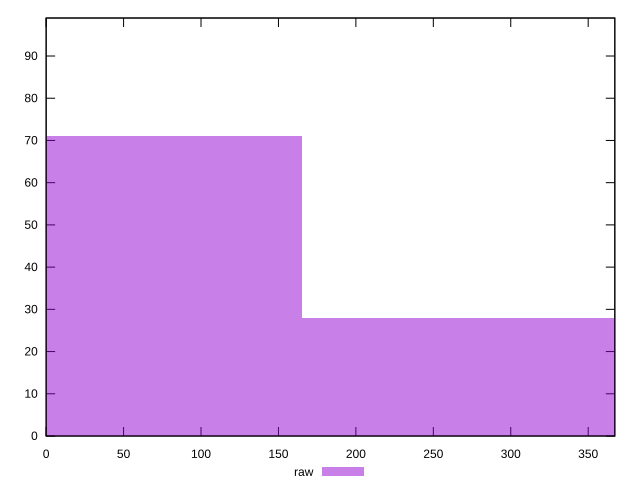

The gnuplot source for this figure:
reset

$raw <<EOF
0 71
330.6078145218717 28
EOF

set key outside below
set boxwidth 330.6078145218717
set xrange [0:367.198]
set yrange [0:99]
set trange [0:99]
set style fill transparent solid 0.5 noborder
set terminal svg size 640, 490 enhanced background rgb 'white'
set output "reports/report_00027_2021-02-24T12-40-31.850Z/uses-rel-preconnect/samples/card/raw/histogram.svg"

plot $raw title "raw" with boxes

reset
